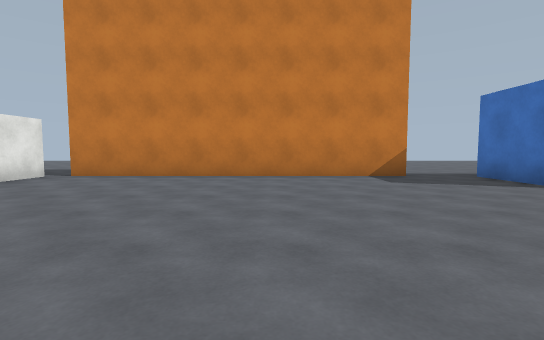
view 1 (above)

17 first-person views from a walk through a 3-D level made in the Unity game engine. The camera is 1.2 m above the floor, tilts 4° down and sees 85° across. Doors are open. The floor is counted in squares, 2 m on a side. Each view is taken from the middle of a square. On the plan, view 1 faces up. The plan holds only what a view shows up to about 9 squares ahead; the rest is blank. The place goes on beyond the plan. The player character is not drawn.

view 2
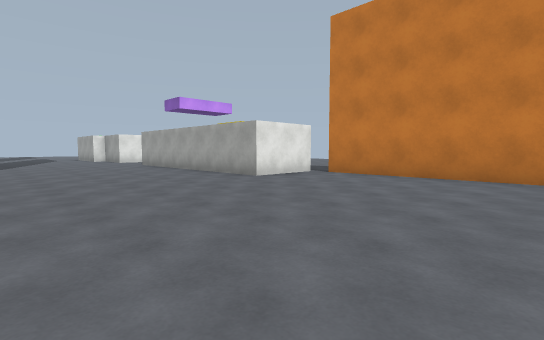

view 3
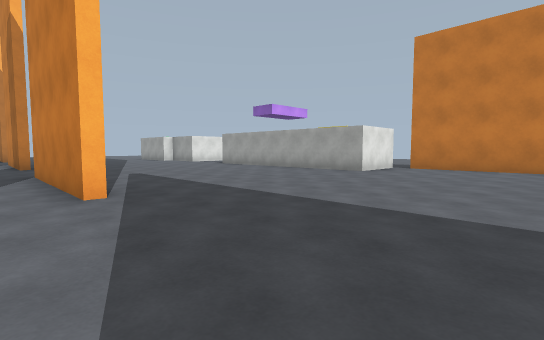

view 4
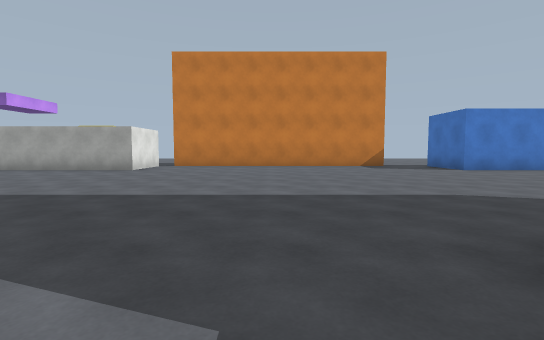

view 5
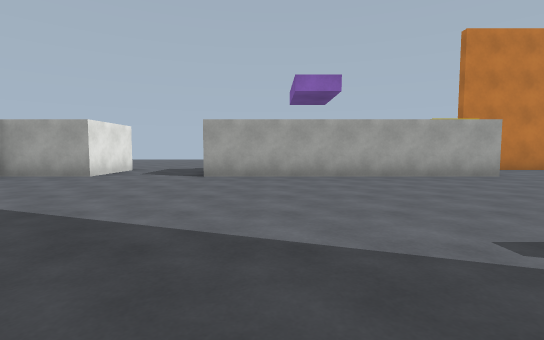

view 6
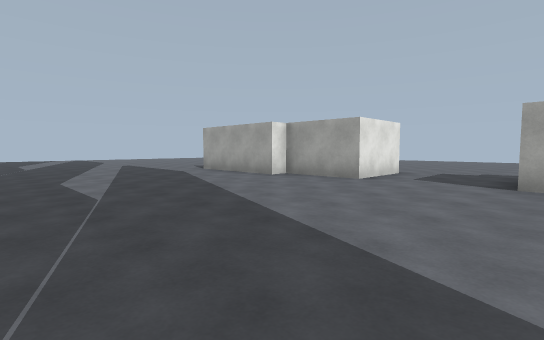

view 7
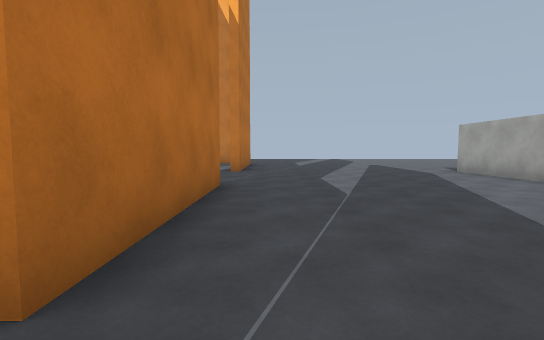

view 8
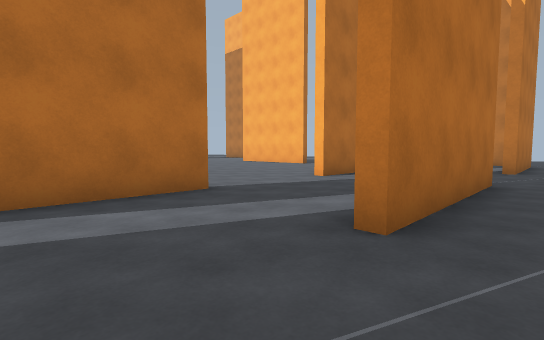

view 9
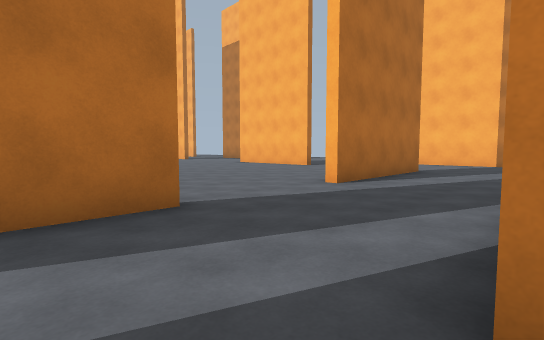

view 10
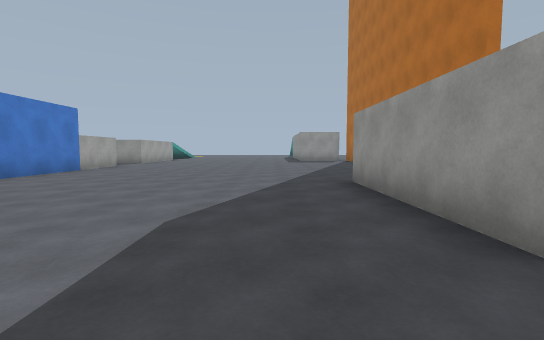

view 11
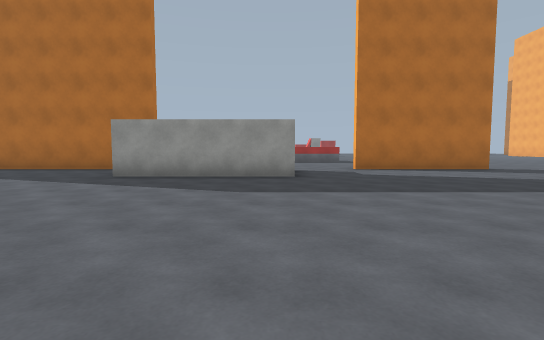

view 12
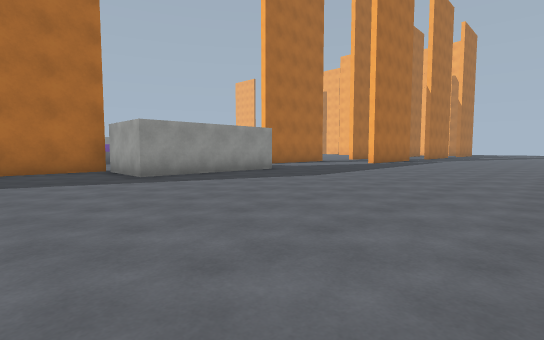

view 13
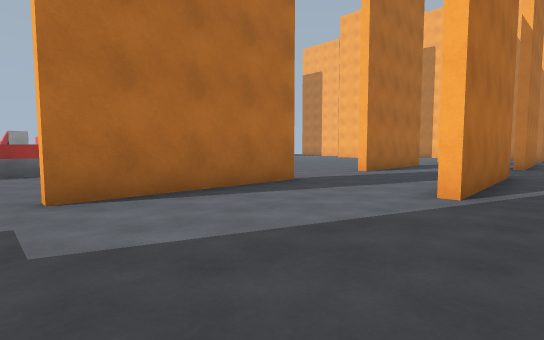

view 14
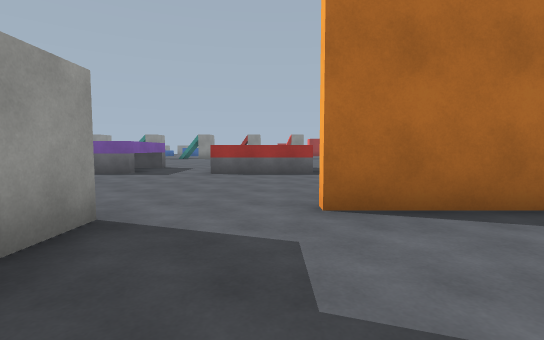

view 15
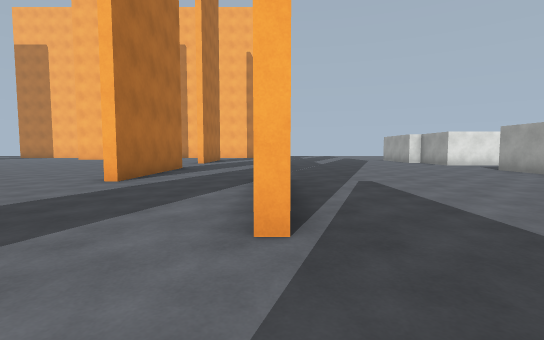

view 16
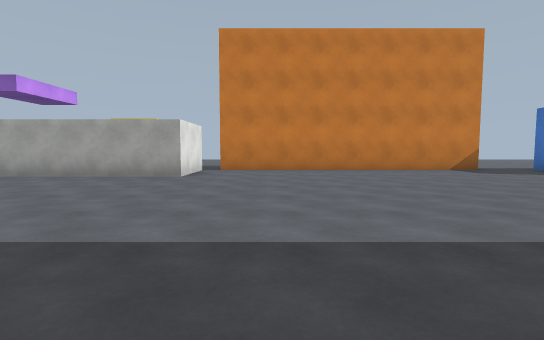

view 17
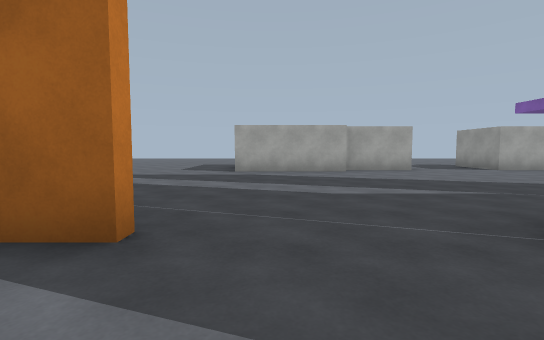

### Floor plan
Points are (right, up) in squares from view 1. A wall is a line through its corners. A room is listed if a view was taken in it or the views show most of it. See-through windows are left out.
Room 1 (views 1, 2, 3, 4, 5, 6, 7, 8, 9, 10, 11, 12, 13, 14, 15, 16, 17)
walls: (-7.4, -2.1) (-8.9, -2.1); (-8.9, -1.9) (-5, -1.9); (-5, 6.5) (-5, 4.5) (-11.5, 4.5); (-4.4, -4.9) (-1.5, -4.9); (0.5, -2.5) (4.5, -2.5) (4.5, -4.5); (0.5, -4.5) (0.5, -3.5); (-11.4, -4.9) (-8.5, -4.9); (-14, 4.5) (-16, 4.5) (-16, 4) (-19, 4); (3.1, 6.6) (-4.5, 6.6); (4.4, -4.9) (7.5, -4.9); (-16, -1.9) (-11.9, -1.9); (7.5, 4.5) (4.5, 4.5) (4.5, 6.5); (-18.9, -2.1) (-19.5, -2.1); (-19.5, -1.9) (-19, -1.9); (-19.5, -4.9) (-15.5, -4.9)
ways out: opening at (-14.5, -3.5); opening at (-12.5, 5.5); opening at (-12, -3.5); opening at (-7.5, -3.5); opening at (-5, -3.5); opening at (-0.5, -5); opening at (4, 7)

Positions as (right, up) in squares from view 1, and headings:
1: (0, 0), facing up
2: (0, 0), facing up-left
3: (-1, -3), facing up-left
4: (-1, -4), facing up
5: (-10, -2), facing up
6: (-11, -1), facing up-left
7: (-11, -1), facing left
8: (-10, -1), facing down-left
9: (-11, -2), facing down-left
10: (-1, -1), facing right
11: (1, 4), facing down
12: (7, 4), facing down-left
13: (-1, -1), facing down-left
14: (-1, -2), facing down
15: (-3, -2), facing left
16: (-3, -2), facing up
17: (-18, -4), facing up
